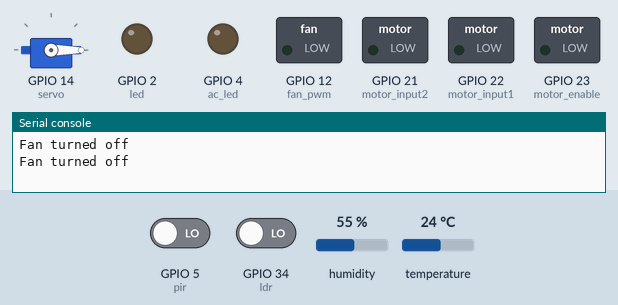
A program run on a simulated ESP32 board running MicroPython. On the bench: servo, switched loads named in the program (green lamp = pin HIGH), output pins drawn as LEDs (lit = HIGH), the last lines printed to the serial console. The inputs (shaded band) are chosen by the test bench; at power-on: GPIO 5 (pir) LOW, temperature 24 °C, GPIO 34 (ldr) LOW, humidity 55 %.

Above: at 1.2 s.
1.3 s: GPIO 5 (pir) driven HIGH
At 2.9 s:
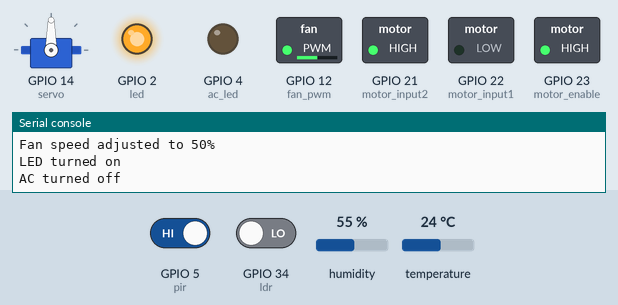
5.4 s: temperature set to 33 °C
At 6.5 s:
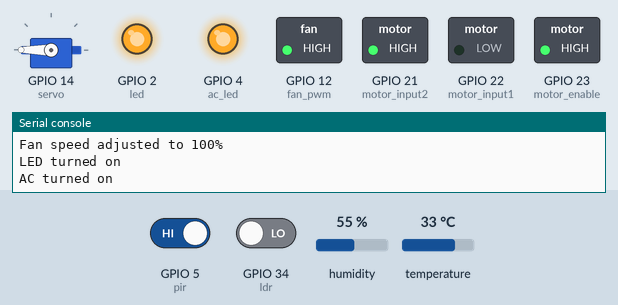
9.5 s: temperature set to 31 °C
At 11.4 s:
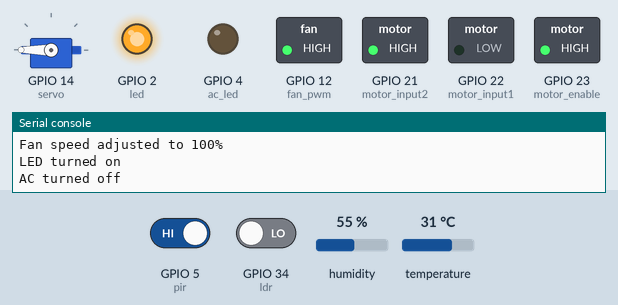
13.6 s: temperature set to 12 °C
At 15.0 s:
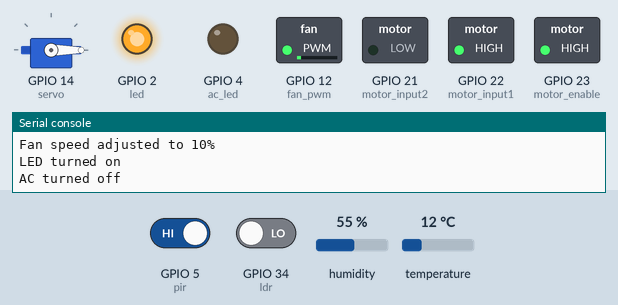
17.6 s: temperature set to 22 °C
19.7 s: temperature set to 25 °C
At 21.0 s:
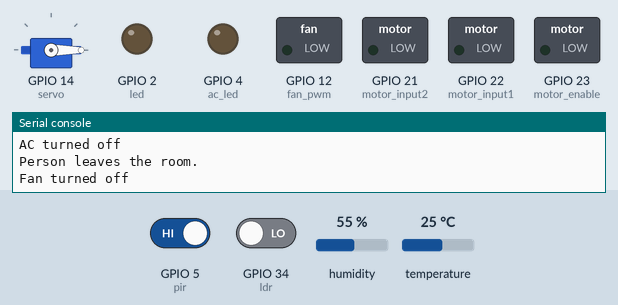
Timing chart, 0 to 24.7 s (numbered marks = the images above; inputs shaded):
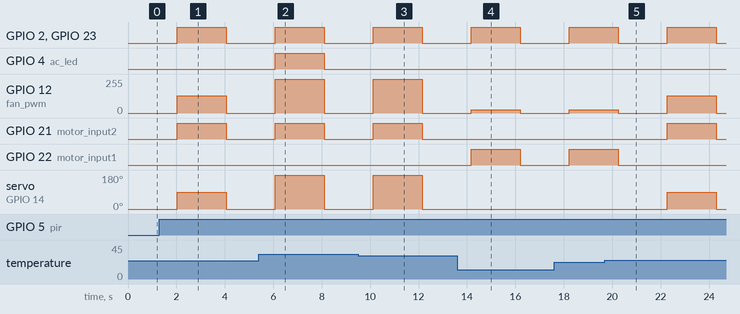

The program:

project.py
```python
from machine import Pin, PWM
from servo import Servo
import dht
import time

# Define pin connections
ldr_pin = 34
dht_pin = 26
servo_pin = 14
led_pin = 2
ac_led_pin = 4
enable_pin = 23
input1_pin = 22
input2_pin = 21
pir_pin = 5
fan_pin = 12  # Example pin for fan control

# Initialize components
ldr = Pin(ldr_pin, Pin.IN)
dht_sensor = dht.DHT11(Pin(dht_pin))
servo = Servo(pin = 14)
led = Pin(led_pin, Pin.OUT)
ac_led = Pin(ac_led_pin, Pin.OUT)
motor_enable = Pin(enable_pin, Pin.OUT)
motor_input1 = Pin(input1_pin, Pin.OUT)
motor_input2 = Pin(input2_pin, Pin.OUT)
pir = Pin(pir_pin, Pin.IN)
fan_pwm = PWM(Pin(fan_pin), freq=1000, duty=0)  # Initialize fan PWM

# Define motor control functions
def motor_forward():
    motor_input1.on()
    motor_input2.off()

def motor_backward():
    motor_input1.off()
    motor_input2.on()

def motor_stop():
    motor_input1.off()
    motor_input2.off()

# Initialize variables
motion_detected = False
person_in_room = False

# Main loop
while True:
    if pir.value() == 1:
        if not motion_detected:
            motion_detected = True
            if not person_in_room:
                print("Person enters the room.")
                person_in_room = True
            else:
                print("Person leaves the room.")
                person_in_room = False
        else:
            motion_detected = False

    if person_in_room:
        dht_sensor.measure()
        temperature = dht_sensor.temperature()
        light_percentage = (ldr.value() / 4095) * 100  # Assuming 12-bit ADC

        print("Temperature:", temperature, "C")
        print("Light percentage:", light_percentage)

        if temperature < 24:
            motor_enable.on()
            motor_forward()
            servo.move(0)
            fan_pwm.duty(102)  # 10% duty cycle for 10% speed
            print("Fan speed adjusted to 10%")
        elif 24 <= temperature <= 30:
            motor_enable.on()
            motor_backward()
            servo.move(90)
            fan_pwm.duty(512)  # 50% duty cycle for 50% speed
            print("Fan speed adjusted to 50%")
        else:
            motor_enable.on()
            motor_backward()
            servo.move(180)
            fan_pwm.duty(1023)  # Full speed
            print("Fan speed adjusted to 100%")

        if light_percentage > 50:  # Assuming 50% as threshold for daytime
            led.off()
            print("LED turned off")
        else:
            led.on()
            print("LED turned on")

        if temperature > 32:
            ac_led.on()
            print("AC turned on")
        else:
            ac_led.off()
            print("AC turned off")

    else:
        motor_enable.off()
        motor_stop()
        servo.move(0)
        led.off()
        ac_led.off()
        fan_pwm.duty(0)  # Turn off fan
        print("Fan turned off")

    time.sleep(1)  # Adjust sleep time as needed
```

Measured:
- the behaviour switches between 33 and 32 °C on temperature (found by bisection; images 2 and 3)
- the behaviour switches between 23 and 24 °C on temperature (found by bisection; images 4 and 5)
- after the input at 1.3 s, GPIO 2 (led), GPIO 21 (motor_input2), GPIO 23 (motor_enable): LOW → HIGH after 0.72 s, → LOW 2.0 s later; GPIO 12 (fan_pwm): 0/255 → 128/255 after 0.72 s, → 0/255 2.0 s later; servo on GPIO 14 (servo): 0° → 90° after 0.72 s, → 0° 2.0 s later
- after the input at 5.4 s, GPIO 4 (ac_led): LOW → HIGH after 0.67 s, → LOW 2.0 s later
- after the input at 9.5 s, GPIO 4 (ac_led): stays LOW (without the input it goes to HIGH after 0.62 s)
- after the input at 13.6 s, GPIO 21 (motor_input2): stays LOW (without the input it goes to HIGH after 0.57 s); GPIO 22 (motor_input1): LOW → HIGH after 0.57 s, → LOW 2.0 s later; servo on GPIO 14 (servo): stays 0° (without the input it goes to 180° after 0.57 s)
- after the input at 19.7 s, GPIO 21 (motor_input2): LOW → HIGH after 2.6 s, → LOW 2.0 s later; GPIO 22 (motor_input1): goes on until 20.2 s, then stays LOW; servo on GPIO 14 (servo): 0° → 90° after 2.6 s, → 0° 2.0 s later
